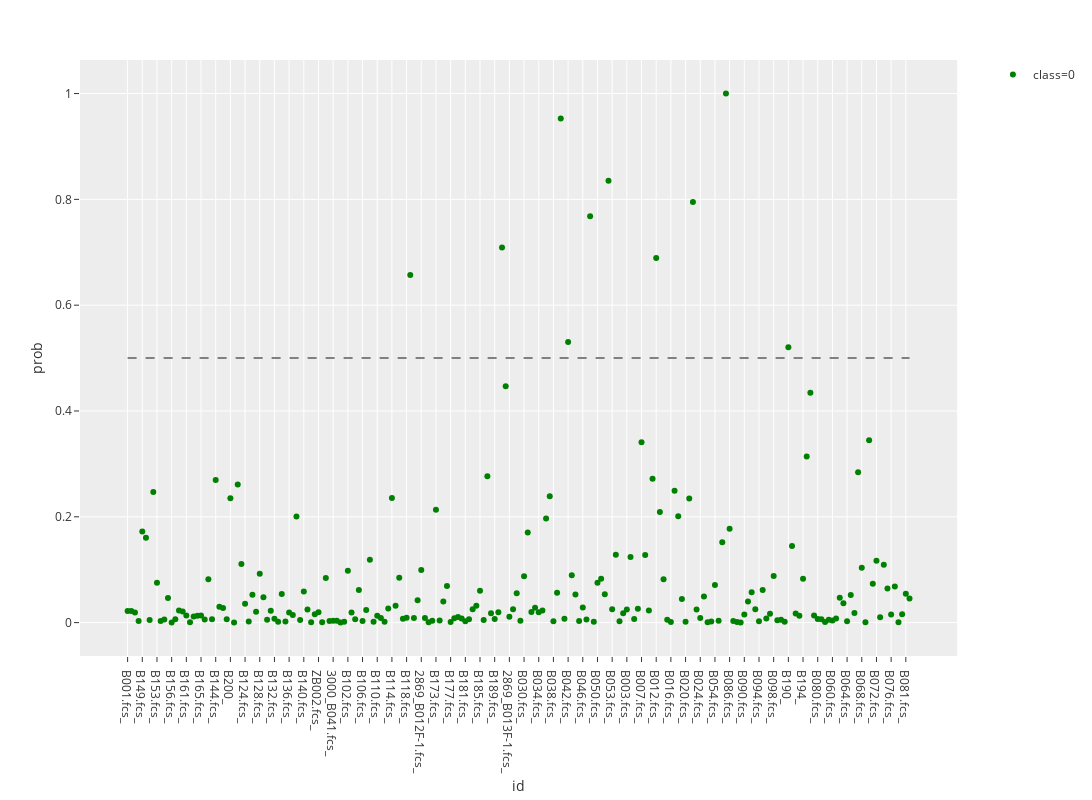

The notebook cell saved with this chart:
### Code cell
file_name = input("请输入原始数据的名称：")
data_path = 'C:/Users/pc/OneDrive/PLTTECH/Project/20191030肺癌分类模型/Rawdata/%s' % file_name + '.xlsx'
df = pd.read_excel(data_path)
df.head()

# 模型所用变量
selected_columns = ['id',
             'CD85j+CD8+ T cells',
             'CD20- CD3- lymphocytes',
             'monocytes',
             'T cells',
             'CD28+CD8+ T cells',
             'lymphocytes',
             'B cells',
             'class']
# 模型系数
coefs = [0.3336963252086717,
         -0.009967495181819792,
         0.1359226803758734,
         -0.1125818108473672,
         0.04455083303212085,
         -0.05501862244784657,
         0.08889617447585611]
intercept = 0.0007974303412539442

plot_df = lungCancerPrediction(df, file_name)

### Figure 1 — Plotly figure (JSON) as saved in the notebook; plotly's stock layout.template omitted (floating-point values rounded to 4 significant figures; data arrays with more than 128 entries replaced by an {"elided": "..."} marker saying what was removed)
{"data": [{"hoverlabel": {"namelength": 0}, "hovertemplate": "class=0<br>id=%{x}<br>prob=%{y}", "legendgroup": "class=0", "marker": {"color": "green", "symbol": "circle"}, "mode": "markers", "name": "class=0", "showlegend": true, "type": "scatter", "x": {"elided": "214 str values"}, "xaxis": "x", "y": {"elided": "214 float values"}, "yaxis": "y"}, {"line": {"color": "grey", "dash": "dash"}, "mode": "lines", "showlegend": false, "type": "scatter", "x": ["B001.fcs_", "B120.fcs_"], "y": [0.5, 0.5]}], "layout": {"height": 800, "legend": {"tracegroupgap": 0}, "margin": {"t": 60}, "width": 1200, "xaxis": {"anchor": "y", "domain": [0, 0.98], "title": {"text": "id"}}, "yaxis": {"anchor": "x", "domain": [0, 1], "title": {"text": "prob"}}}}
